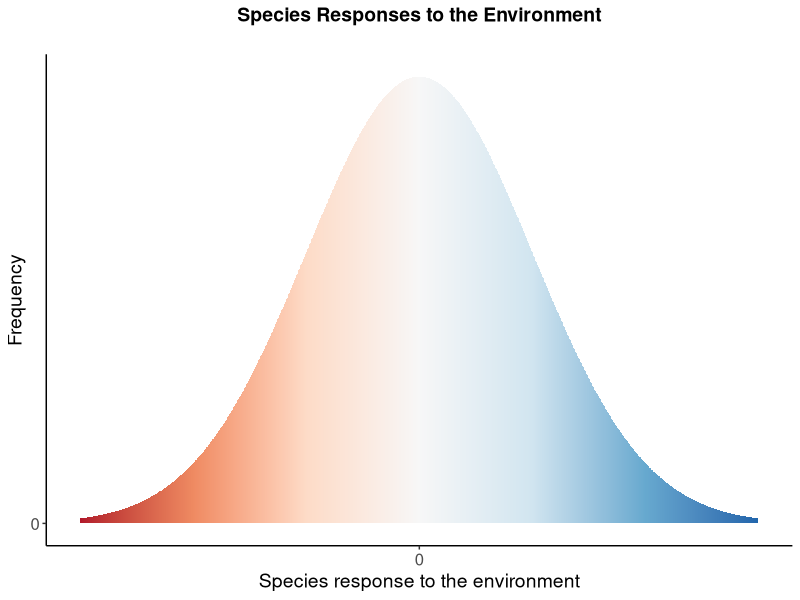
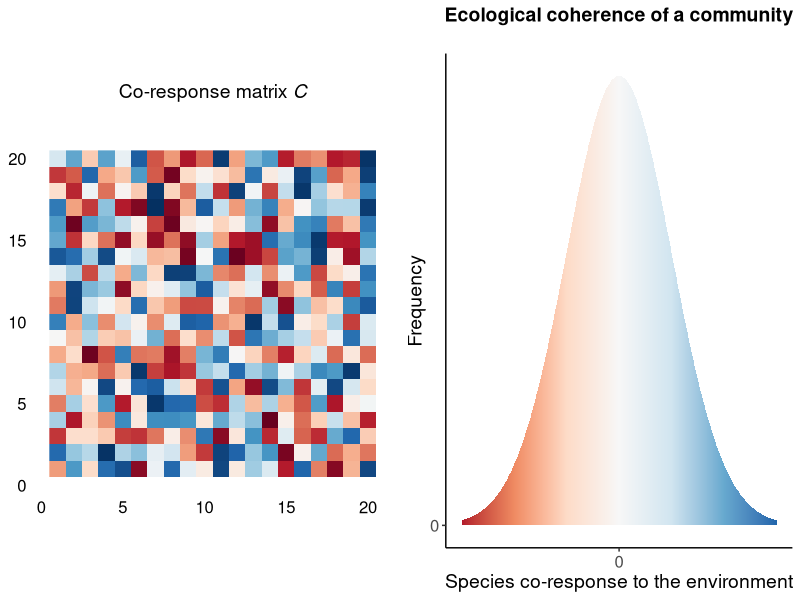
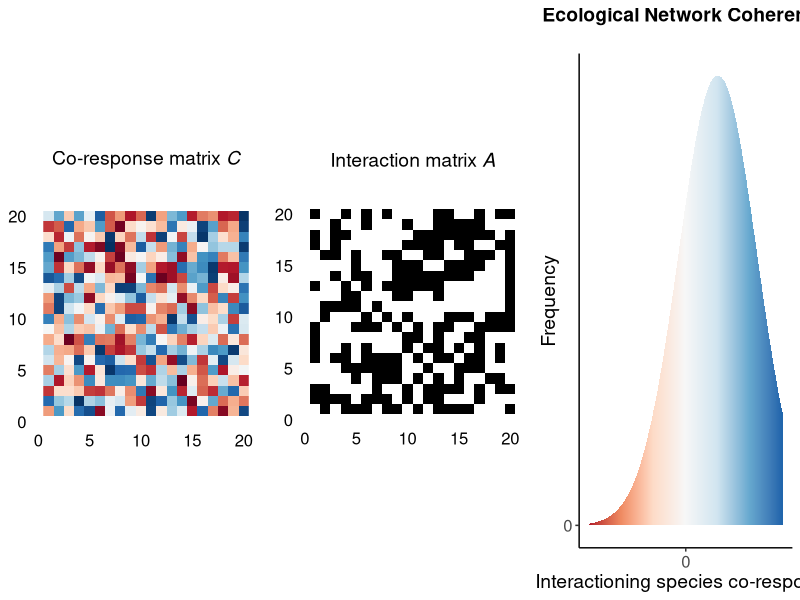
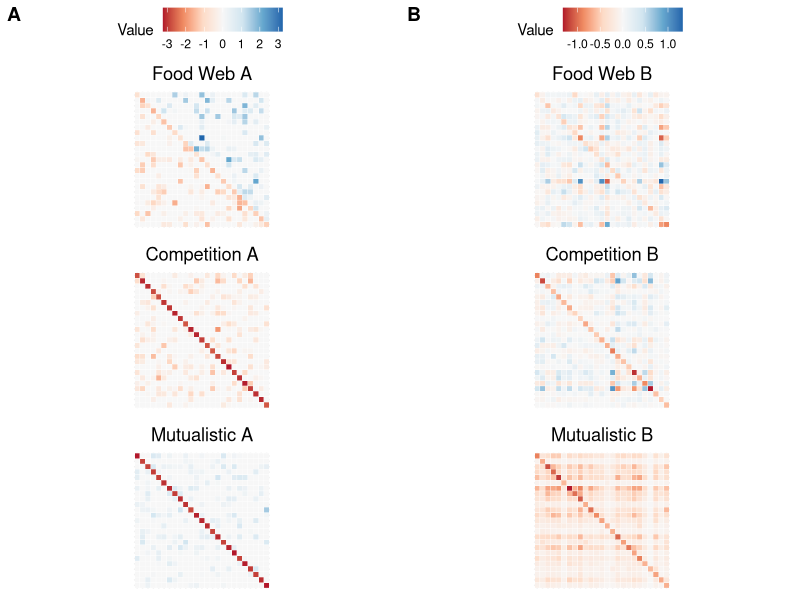
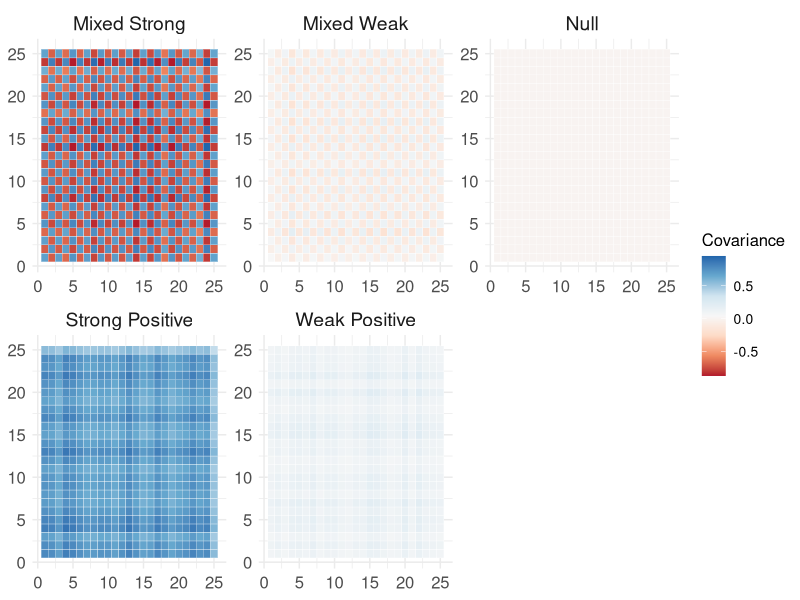
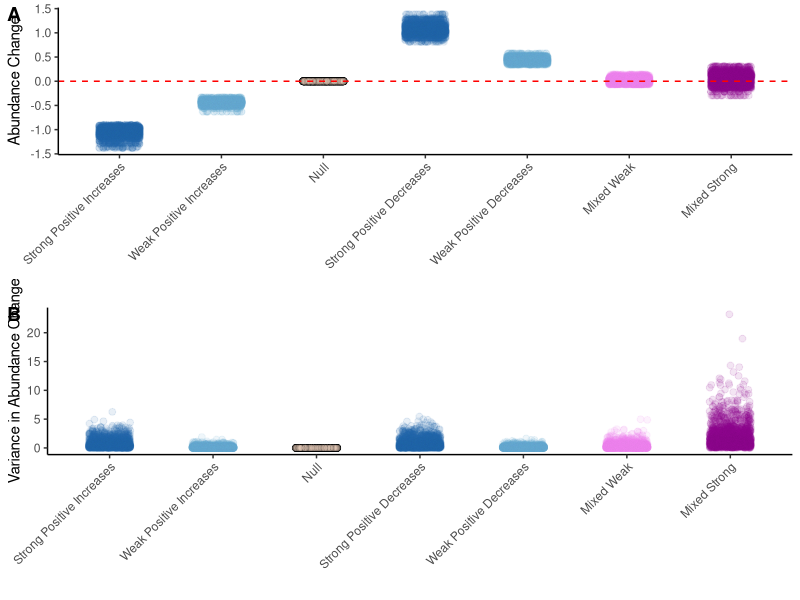

The R source for these figures, in order: (Note: this script raises an error after producing the figures.)
## ---- chunk 1
library(ggplot2)
library(RColorBrewer)
library(ggpubr)
library(MASS)
library(reshape2)
library(dplyr)
library(tidyr)
library(viridis)

my_theme<-theme(axis.text=element_text(size=12),
        axis.title = element_text(size = 14),
        legend.text=element_text(size=10),
        legend.title = element_text(size=12),
        plot.title = element_text(face="bold",size=14,margin=margin(0,0,20,0),hjust = 0.5),
        axis.title.y = element_text(hjust = 0.5),
        axis.title.x = element_text(hjust = 0.5))
## ---- chunk 2

set.seed(123)

data <- data.frame(response = seq(-3, 3, length.out = 1000))
data$frequency <- dnorm(data$response)


plot_distrib_resp <- ggplot(data, aes(x = response, y = frequency, fill = response)) +
  geom_tile(aes(y = frequency / 2, height = frequency, width = 0.01)) +
  scale_fill_distiller(palette = "RdBu", limits = c(-3, 3), direction = 1) +
  labs(x = "Species response to the environment", y = "Frequency", title = "Species Responses to the Environment") +
  theme_classic() +
  xlim(-3, 3) +
  scale_x_continuous(breaks = 0) +
  scale_y_continuous(breaks = c(0, 1)) +
  theme(legend.position = "none",
        plot.title = element_text(hjust = 0.5)) +
  my_theme

plot_distrib_resp

#ggsave("fig1.png", height = 4, width = 5)

## ---- chunk 3

set.seed(123)

matrix_size <- 20
data_matrix <- expand.grid(x = 1:matrix_size, y = 1:matrix_size)
data_matrix$value <- runif(nrow(data_matrix), min = -3, max = 3)

# Plot

palette <- colorRampPalette(brewer.pal(11, "RdBu"))(100)

plot_matrix_c <- ggplot(data_matrix, aes(x = x, y = y, fill = value)) +
  geom_raster() +
  scale_fill_gradientn(colors = palette, limits = c(-3, 3)) +
  labs(x = NULL, y = NULL, title = expression("Co-response matrix"~italic("C"))) +
  theme_classic() +
  theme(
    legend.position = "none",
    axis.text = element_blank(),
    axis.title = element_blank(),
    axis.ticks = element_blank(),  
    axis.line = element_blank(),   
    plot.title = element_text(hjust = 0.5)
  ) +
  coord_fixed()+
  my_theme


plot_coresponses <- ggarrange(plot_matrix_c,
                              plot_distrib_resp + labs(x = "Species co-response to the environment", y = "Frequency", title = "Ecological coherence of a community"),
                              ncol = 2, nrow = 1
                              )

plot_coresponses

#ggsave("fig2.png", height = 4, width = 9)

## ---- chunk 4


# Add probabilities of black (presence) and white (absence) squares to the A matrix based on the values in C

data_matrix$color <- ifelse(data_matrix$value > 0, 
                            sample(c("black", "white"), size = nrow(data_matrix), replace = TRUE, prob = c(0.7, 0.3)),
                            sample(c("black", "white"), size = nrow(data_matrix), replace = TRUE, prob = c(0.3, 0.7)))

# Plot 
plot_matrix_A <- ggplot(data_matrix, aes(x = x, y = y, fill = color)) +
  geom_raster() +
  scale_fill_manual(values = c("black" = "black", "white" = "white")) +
  labs(x = NULL, y = NULL, title = expression("Interaction matrix"~italic("A"))) +
  theme_classic() +
  theme(
    legend.position = "none",
    axis.text = element_blank(),
    axis.title = element_blank(),
    axis.ticks = element_blank(),  # Remove axis ticks
    axis.line = element_blank(),    # Remove axis lines
    plot.title = element_text(hjust = 0.5)
  ) +
  coord_fixed()+
  my_theme



# Define parameters for the new distribution
set.seed(42)  
mean_new <- 1  # Shift the distribution to the right
sd_new <- 1.2  # Change the standard deviation

# Generate new data
data_new <- data.frame(
  response = seq(-3, 3, length.out = 1000),
  frequency = dnorm(seq(-3, 3, length.out = 1000), mean = mean_new, sd = sd_new)
)


plot_distrib_resp <- ggplot(data_new, aes(x = response, y = frequency, fill = response)) +
  geom_tile(aes(y = frequency / 2, height = frequency, width = 0.05)) +  # Adjust width to better visualize the shape
  scale_fill_distiller(palette = "RdBu", limits = c(-3, 3), direction = 1) +
  labs(x = "Interactioning species co-response", y = "Frequency", title = "Ecological Network Coherence") +
  theme_classic() +
  xlim(-3, 3) +
  scale_x_continuous(breaks = 0) +
  scale_y_continuous(breaks = c(0, 1)) +
  theme(legend.position = "none",
        plot.title = element_text(hjust = 0.5))+
  my_theme


plot_ENC <- ggarrange(
  plot_matrix_c,
  plot_matrix_A,
  plot_distrib_resp,
  
  ncol = 3, 
  nrow = 1
)

plot_ENC


#ggsave("fig3.png", height = 4, width = 11)

## ---- chunk 5

# Function to simulate quantitative networks
sim_quantitative_network <- function(Net_type, S, C, aij_params, rho = 0, diag_type) {
  A <- matrix(0, S, S)
  n_pairs <- S * (S - 1) / 2
  B <- runif(n_pairs) <= C
  if (Net_type == "random") {
    A[upper.tri(A)] <- B * rnorm(n_pairs, aij_params[1], aij_params[2])
    A <- t(A)
    A[upper.tri(A)] <- B * rnorm(n_pairs, aij_params[1], aij_params[2])
  } else if (Net_type == "predator-prey") {
    aij <- -abs(rnorm(n_pairs, aij_params[1], aij_params[2]))
    A[upper.tri(A)] <- B * aij
    A <- t(A)
    aij <- abs(rnorm(n_pairs, aij_params[1], aij_params[2]))
    A[upper.tri(A)] <- B * aij
  } else if (Net_type == "competition") {
    aij <- -abs(rnorm(n_pairs * 2, aij_params[1], aij_params[2]))
    A[upper.tri(A)] <- B * aij[1:n_pairs]
    A <- t(A)
    A[upper.tri(A)] <- B * aij[(n_pairs + 1):length(aij)]
  } else if (Net_type == "mutualistic") {
    aij <- abs(rnorm(n_pairs * 2, aij_params[1], aij_params[2]))
    A[upper.tri(A)] <- B * aij[1:n_pairs]
    A <- t(A)
    A[upper.tri(A)] <- B * aij[(n_pairs + 1):length(aij)]
  } else {
    stop("Incorrect network type")
  }
  
  if(diag_type == "zero"){
    diag(A) <- 0
  } else {
    diag(A) <- -(max(Re(eigen(A)$values)) + runif(S, 0.1))
    while (max(Re(eigen(A)$values)) > 0) {
      diag(A) <- -(max(Re(eigen(A)$values)) + runif(S, 0.1))
    }
  }
  
  return(A)
}


# Parameters
S <- 25  # Number of species
C <- 0.3  # Connectivity
aij_params <- c(0, 1)  # Mean and SD for interaction strengths

# Generate matrices
A_foodweb <- sim_quantitative_network("predator-prey", S, C, aij_params, diag_type = "nonzero")
A_competition <- sim_quantitative_network("competition", S, C, aij_params, diag_type = "nonzero")
A_mutualistic <- sim_quantitative_network("mutualistic", S, C, aij_params, diag_type = "nonzero")

# Invert matrices
B_foodweb <- solve(A_foodweb)
B_competition <- solve(A_competition)
B_mutualistic <- solve(A_mutualistic)

# Function to plot matrices
plot_matrix <- function(mat, title) {
  max_val <- max(abs(mat), na.rm = TRUE)
  mat_melt <- as.data.frame(as.table(mat))
  mat_melt$Var1 <- factor(mat_melt$Var1, levels = rev(levels(mat_melt$Var1))) # Reverse the y-axis order
  ggplot(mat_melt, aes(Var2, Var1, fill = Freq)) +
    geom_tile(color = "white") +
    scale_fill_distiller(palette = "RdBu", direction = 1, na.value = "white", limits = c(-max_val, max_val)) +
    labs(x = NULL, y = NULL, fill = "Value", title = title) +
    theme_minimal() +
    theme(axis.text = element_blank(), axis.ticks = element_blank(), plot.title = element_text(hjust = 0.5)) +
    coord_fixed(ratio = 1)  # Ensure the matrix is square
}

# Create plots
p1 <- plot_matrix(A_foodweb, "Food Web A")
p2 <- plot_matrix(B_foodweb, "Food Web B")
p3 <- plot_matrix(A_competition, "Competition A")
p4 <- plot_matrix(B_competition, "Competition B")
p5 <- plot_matrix(A_mutualistic, "Mutualistic A")
p6 <- plot_matrix(B_mutualistic, "Mutualistic B")

pA <- ggarrange(p1,
                p3,
                p5,
                ncol = 1,
                nrow = 3,
                common.legend = TRUE)

pB <- ggarrange(p2,
                p4,
                p6,
                ncol = 1,
                nrow = 3,
                common.legend = TRUE)

# Arrange plots in a grid
ggarrange(pA, pB, ncol = 2, nrow = 1,
          labels = LETTERS[1:2])

#ggsave("fig4.1.png", height = 8, width = 5)

## ---- chunk 6
# Function to test if a matrix contains any negative values
contains_positive_values <- function(mat) {
  any(mat > 0)
}

# Simulate 100 mutualistic networks and test for negative values

positive_values_found <- numeric(length = 1000)

for (i in 1:1000) {
  A <- sim_quantitative_network("mutualistic", S, C, aij_params, diag_type = "nonzero")
  B <- solve(A)
  positive_values_found[i] <- contains_positive_values(B)
}

# Check the results
sum(positive_values_found) # Number of B matrices containing negative values
## ---- chunk 7
# Number of species
S <- 25

# Simulate initial r values (ri)
set.seed(123)
ri <- runif(S, -1, 1)

# Function to generate rf values with positive covariance
generate_rf_positive <- function(ri, mean_change, sd_variation) {
  rf <- ri + rnorm(length(ri), mean_change, sd_variation)
  return(rf)
}

# Mixed (positive and negative)
generate_rf_mixed <- function(ri, mean_change_positive, mean_change_negative, sd_variation) {
  rf <- ri
  for (i in 1:length(ri)) {
    if (i %% 2 == 0) {
      rf[i] <- ri[i] + rnorm(1, mean_change_positive, sd_variation)
    } else {
      rf[i] <- ri[i] + rnorm(1, mean_change_negative, sd_variation)
    }
  }
  return(rf)
}

# Compute the covariance matrix using delta_r vectors
compute_cov_matrix <- function(delta_r_vectors) {
  S <- nrow(delta_r_vectors)
  cov_matrix <- matrix(NA, nrow = S, ncol = S)
  for (i in 1:S) {
    for (j in 1:S) {
      cov_matrix[i, j] <- cov(delta_r_vectors[i, ], delta_r_vectors[j, ])
    }
  }
  return(cov_matrix)
}

# Generate rf values for different scenarios
mean_change_strong <- 1.2
mean_change_weak <- 0.5
sd_variation <- 0.1

# Strong positive
rf_strong_positive <- generate_rf_positive(ri, mean_change_strong, sd_variation)
delta_r_strong_positive <- rf_strong_positive - ri

# Weak positive
rf_weak_positive <- generate_rf_positive(ri, mean_change_weak, sd_variation)
delta_r_weak_positive <- rf_weak_positive - ri

# Mixed weak
mean_change_positive <- 0.5
mean_change_negative <- -0.5
rf_mixed_weak <- generate_rf_mixed(ri, mean_change_positive, mean_change_negative, sd_variation)
delta_r_mixed_weak <- rf_mixed_weak - ri

# Mixed strong
mean_change_positive_strong <- 1.2
mean_change_negative_strong <- -1.2
rf_mixed_strong <- generate_rf_mixed(ri, mean_change_positive_strong, mean_change_negative_strong, sd_variation)
delta_r_mixed_strong <- rf_mixed_strong - ri

# Null (no change)
delta_r_null <- rep(0, S)
delta_r_vectors_null <- cbind(ri, ri)  # No change, so rf = ri

# Create vectors delta_r for each species (each row corresponds to a species)
delta_r_vectors_strong_positive <- cbind(ri, rf_strong_positive)
delta_r_vectors_weak_positive <- cbind(ri, rf_weak_positive)
delta_r_vectors_mixed_weak <- cbind(ri, rf_mixed_weak)
delta_r_vectors_mixed_strong <- cbind(ri, rf_mixed_strong)

# Compute C matrices
cov_matrix_strong_positive <- compute_cov_matrix(delta_r_vectors_strong_positive)
cov_matrix_weak_positive <- compute_cov_matrix(delta_r_vectors_weak_positive)
cov_matrix_mixed_weak <- compute_cov_matrix(delta_r_vectors_mixed_weak)
cov_matrix_mixed_strong <- compute_cov_matrix(delta_r_vectors_mixed_strong)
cov_matrix_null <- matrix(0, nrow = S, ncol = S)  # Null scenario has no change

# Combine all covariance matrices into a list
cov_matrices <- list(
  "Strong Positive" = cov_matrix_strong_positive,
  "Weak Positive" = cov_matrix_weak_positive,
  "Mixed Weak" = cov_matrix_mixed_weak,
  "Mixed Strong" = cov_matrix_mixed_strong,
  "Null" = cov_matrix_null
)

# Prepare the plot data for the example C matrices
prepare_plot_data <- function(cov_matrices) {
  plot_data <- lapply(names(cov_matrices), function(name) {
    matrix <- cov_matrices[[name]]
    df <- melt(matrix)
    df$Scenario <- name
    return(df)
  })
  combined_plot_data <- do.call(rbind, plot_data)
  return(combined_plot_data)
}

# Generate the plot data
plot_data <- prepare_plot_data(cov_matrices)

# Generate the plot
p <- ggplot(plot_data, aes(x = Var1, y = Var2, fill = value)) +
  geom_tile(color = "white") +
  scale_fill_distiller(palette = "RdBu", direction = 1, na.value = "white") +
  labs(
    x = NULL,
    y = NULL,
    fill = "Covariance"
  ) +
  theme_minimal() +
  theme(strip.text = element_text(size = 14)) +
  facet_wrap(~ Scenario, ncol = 3, scales = "free") +
  my_theme

# Display the plot
print(p)

#ggsave("fig5.png", height = 7, width = 10)

## ---- chunk 8
# Number of species
S <- 25

# Simulate initial r values (ri)
set.seed(123)
ri <- runif(S, -1, 1)

# Function to generate rf values with positive covariance
generate_rf_positive <- function(ri, mean_change, sd_variation) {
  rf <- ri + rnorm(length(ri), mean_change, sd_variation)
  return(rf)
}

# Function to generate rf values with Mixed covariance (positive and negative)
generate_rf_mixed <- function(ri, mean_change_positive, mean_change_negative, sd_variation) {
  rf <- ri
  for (i in 1:length(ri)) {
    if (i %% 2 == 0) {
      rf[i] <- ri[i] + rnorm(1, mean_change_positive, sd_variation)
    } else {
      rf[i] <- ri[i] + rnorm(1, mean_change_negative, sd_variation)
    }
  }
  return(rf)
}

# Compute the covariance matrix using delta_r vectors
compute_cov_matrix <- function(delta_r_vectors) {
  S <- nrow(delta_r_vectors)
  cov_matrix <- matrix(NA, nrow = S, ncol = S)
  for (i in 1:S) {
    for (j in 1:S) {
      cov_matrix[i, j] <- cov(delta_r_vectors[i, ], delta_r_vectors[j, ])
    }
  }
  return(cov_matrix)
}

# Simulating scenarios
mean_change_strong <- 1.2
mean_change_weak <- 0.5
mean_change_strong_decrease <- -1.2
mean_change_weak_decrease <- -0.5
sd_variation <- 0.1

# Function to simulate quantitative networks
sim_quantitative_network <- function(Net_type, S, C, aij_params, rho = 0, diag_type) {
  A <- matrix(0, S, S)
  n_pairs <- S * (S - 1) / 2
  B <- runif(n_pairs) <= C
  if (Net_type == "random") {
    A[upper.tri(A)] <- B * rnorm(n_pairs, aij_params[1], aij_params[2])
    A <- t(A)
    A[upper.tri(A)] <- B * rnorm(n_pairs, aij_params[1], aij_params[2])
  } else if (Net_type == "predator-prey") {
    aij <- -abs(rnorm(n_pairs, aij_params[1], aij_params[2]))
    A[upper.tri(A)] <- B * aij
    A <- t(A)
    aij <- abs(rnorm(n_pairs, aij_params[1], aij_params[2]))
    A[upper.tri(A)] <- B * aij
  } else if (Net_type == "competition") {
    aij <- -abs(rnorm(n_pairs * 2, aij_params[1], aij_params[2]))
    A[upper.tri(A)] <- B * aij[1:n_pairs]
    A <- t(A)
    A[upper.tri(A)] <- B * aij[(n_pairs + 1):length(aij)]
  } else if (Net_type == "mutualistic") {
    aij <- abs(rnorm(n_pairs * 2, aij_params[1], aij_params[2]))
    A[upper.tri(A)] <- B * aij[1:n_pairs]
    A <- t(A)
    A[upper.tri(A)] <- B * aij[(n_pairs + 1):length(aij)]
  } else {
    stop("Incorrect network type")
  }
  
  if(diag_type == "zero"){
    diag(A) <- 0
  } else {
    diag(A) <- -(max(Re(eigen(A)$values)) + runif(S, 0.1))
    while (max(Re(eigen(A)$values)) > 0) {
      diag(A) <- -(max(Re(eigen(A)$values)) + runif(S, 0.1))
    }
  }
  
  return(A)
}

# Function to calculate metrics
calculate_metrics <- function(B, cov_delta_r, delta_r) {
  n <- nrow(B)
  
  # Variance of Delta X
  var_delta_X <- numeric(n)
  for (i in 1:n) {
    var_sum <- 0
    for (k in 1:n) {
      for (l in 1:n) {
        var_sum <- var_sum + B[i, k] * B[i, l] * cov_delta_r[k, l]
      }
    }
    var_delta_X[i] <- var_sum
  }
  
  # Compute column sums of B
  col_sums_B <- colSums(B)
  
  # Average of the sum of each column of B
  mean_sum_B <- mean(col_sums_B)
  
  # Mean of delta_r (assuming it is an average of a random distribution)
  mean_delta_r <- mean(delta_r)
  
  # Covariance between sum of each column of B and delta_r
  cov_sum_B_delta_r <- cov(col_sums_B, delta_r)
  
  # Calculate Abundance Change
  abundance_change <- mean_sum_B * mean_delta_r + cov_sum_B_delta_r
  
  return(list(Variance = var_delta_X, Abundance_Change = abundance_change))
}

# Run simulations
run_simulations_with_metrics <- function(num_simulations, Net_type, S, C, aij_params, scenario, mean_change_strong, mean_change_weak, sd_variation) {
  results <- replicate(num_simulations, {
    # Generate new C matrix for each iteration
    if (scenario == "Strong Positive Increases") {
      rf <- generate_rf_positive(ri, mean_change_strong, sd_variation)
    } else if (scenario == "Weak Positive Increases") {
      rf <- generate_rf_positive(ri, mean_change_weak, sd_variation)
    } else if (scenario == "Strong Positive Decreases") {
      rf <- generate_rf_positive(ri, mean_change_strong_decrease, sd_variation)
    } else if (scenario == "Weak Positive Decreases") {
      rf <- generate_rf_positive(ri, mean_change_weak_decrease, sd_variation)
    } else if (scenario == "Null") {
      rf <- ri
    } else if (scenario == "Mixed Weak") {
      rf <- generate_rf_mixed(ri, mean_change_weak, mean_change_weak_decrease, sd_variation)
    } else if (scenario == "Mixed Strong") {
      rf <- generate_rf_mixed(ri, mean_change_strong, mean_change_strong_decrease, sd_variation)
    }
    
    delta_r <- rf - ri
    delta_r_vectors <- cbind(ri, rf)
    cov_matrix <- compute_cov_matrix(delta_r_vectors) # compute C matrix from delta_r vectors
    
    interaction_matrix <- sim_quantitative_network(Net_type, S, C, aij_params, diag_type = "nonzero")
    inverse_matrix <- solve(interaction_matrix)
    if (is.null(inverse_matrix)) {
      return(list(Variance = rep(NA, S), Abundance_Change = NA))
    }
    
    metrics <- calculate_metrics(inverse_matrix, cov_matrix, delta_r)
    list(metrics = metrics, A_matrix = interaction_matrix, B_matrix = inverse_matrix, C_matrix = cov_matrix)
  }, simplify = FALSE)
  
  list(results = lapply(results, function(res) res$metrics), 
       A_matrices = lapply(results, function(res) res$A_matrix), 
       B_matrices = lapply(results, function(res) res$B_matrix), 
       C_matrices = lapply(results, function(res) res$C_matrix))
}

# Generate results for each scenario
Net_type <- "competition"
C <- 0.2
aij_params <- c(0, 0.1)
num_simulations <- 100

scenarios <- c("Strong Positive Increases", "Weak Positive Increases", "Strong Positive Decreases", "Weak Positive Decreases", "Null", "Mixed Weak", "Mixed Strong")

simulation_results_with_metrics <- lapply(scenarios, function(scenario) {
  run_simulations_with_metrics(num_simulations, Net_type, S, C, aij_params, scenario, mean_change_strong, mean_change_weak, sd_variation)
})


# Prepare the matrices data
prepare_matrices_data <- function(simulation_results) {
  df_list_matrices <- lapply(names(simulation_results), function(scenario) {
    A_matrices <- simulation_results[[scenario]]$A_matrices
    B_matrices <- simulation_results[[scenario]]$B_matrices
    C_matrices <- simulation_results[[scenario]]$C_matrices
    df <- data.frame(
      Scenario = rep(scenario, length(A_matrices)),
      A_matrix = I(A_matrices),
      B_matrix = I(B_matrices),
      C_matrix = I(C_matrices)
    )
    return(df)
  })
  combined_df_matrices <- bind_rows(df_list_matrices)
  return(combined_df_matrices)
}

# Prepare the matrices data
combined_matrices_data <- prepare_matrices_data(setNames(simulation_results_with_metrics, scenarios))


##########################################################


# Prepare the data for plotting
prepare_combined_plot_data <- function(simulation_results) {
  df_list_var <- lapply(names(simulation_results), function(scenario) {
    data <- simulation_results[[scenario]]$results
    df <- data.frame(
      Scenario = scenario,
      Variance = unlist(lapply(data, function(res) res$Variance)),
      Abundance_Change = unlist(lapply(data, function(res) res$Abundance_Change))
    )
    return(df)
  })
  combined_df_var <- bind_rows(df_list_var)
  combined_df_var <- combined_df_var %>% filter(!is.na(Variance) & !is.na(Abundance_Change))
  
  return(combined_df_var)
}

# Prepare the data
combined_plot_data <- prepare_combined_plot_data(setNames(simulation_results_with_metrics, scenarios))


# Plot results
scenario_order <- c(
  "Strong Positive Increases",
  "Weak Positive Increases",
  "Null",
  "Strong Positive Decreases",
  "Weak Positive Decreases",
  "Mixed Weak",
  "Mixed Strong"
)

combined_plot_data$Scenario <- factor(combined_plot_data$Scenario, levels = scenario_order)

# Define color palette based on RdBu
color_palette <- scales::brewer_pal(palette = "RdBu", direction = -1)(7)
mixed_weak_color <- "violet"
mixed_strong_color <- "magenta4"

# Define scenario colors
scenario_colors <- setNames(c(color_palette[1], color_palette[2], color_palette[5], color_palette[1], color_palette[2], mixed_weak_color, mixed_strong_color), scenario_order)

# Plot abundance change
p1 <- ggplot(combined_plot_data, aes(x = Scenario, y = Abundance_Change, fill = Scenario)) +
  geom_jitter(width = 0.2, alpha = 0.1, shape = 21, size = 2, aes(color = Scenario)) +
  scale_fill_manual(values = scenario_colors) +
  scale_color_manual(values = c(setNames(ifelse(scenario_order == "Null", "black", scenario_colors), scenario_order), "black")) +
  geom_hline(yintercept = 0, linetype = "dashed", color = "red") +
  labs(x = " ", y = "Abundance Change") +
  theme_classic() +
  theme(axis.text.x = element_text(angle = 45, hjust = 1), legend.position = "none")

# Plot variance in abundance change
p2 <- ggplot(combined_plot_data, aes(x = Scenario, y = Variance, fill = Scenario)) +
  geom_jitter(width = 0.2, alpha = 0.1, shape = 21, size = 2, aes(color = Scenario)) +
  scale_fill_manual(values = scenario_colors) +
  scale_color_manual(values = c(setNames(ifelse(scenario_order == "Null", "black", scenario_colors), scenario_order), "black")) +
  labs(x = " ", y = "Variance in Abundance Change") +
  theme_classic() +
  theme(axis.text.x = element_text(angle = 45, hjust = 1), legend.position = "none")

# Display plots
ggarrange(p1, p2, nrow = 2, ncol = 1, labels = LETTERS[1:2])


#ggsave("fig6.png", height = 8, width = 11)


## ---- chunk 9
# Sample one A and C matrix from each scenario
sample_matrices <- combined_matrices_data %>%
  group_by(Scenario) %>%
  sample_n(1)

# Convert A matrix to binary matrix
convert_to_binary_matrix <- function(A_matrix) {
  binary_A_matrix <- A_matrix
  binary_A_matrix[binary_A_matrix > 0] <- 1
  binary_A_matrix[binary_A_matrix < 0] <- 1
  return(binary_A_matrix)
}

# Calculate ENC pattern by element-wise multiplication of binary A and C matrices
calculate_enc_pattern <- function(A_matrix, C_matrix) {
  binary_A_matrix <- convert_to_binary_matrix(A_matrix)
  ENC_matrix <- binary_A_matrix * C_matrix
  return(ENC_matrix)
}

# Initialize an empty list for ENC_matrix
sample_matrices$ENC_matrix <- vector("list", nrow(sample_matrices))

# Calculate ENC_matrix for each row
for (i in 1:nrow(sample_matrices)) {
  sample_matrices$ENC_matrix[[i]] <- calculate_enc_pattern(sample_matrices$A_matrix[[i]], sample_matrices$C_matrix[[i]])
}

# Find overall min and max ENC values across all scenarios
all_enc_values <- unlist(lapply(sample_matrices$ENC_matrix, function(mat) mat[sample_matrices$A_matrix[[1]] != 0]))
min_enc <- min(all_enc_values, na.rm = TRUE)
max_enc <- max(all_enc_values, na.rm = TRUE)

# Create a list to store plots
plots <- list()

# Loop through each scenario and create the plot
for (i in 1:nrow(sample_matrices)) {
  # Sample ENC matrix
  enc_matrix <- sample_matrices$ENC_matrix[[i]]
  
  # Corresponding A matrix
  a_matrix <- sample_matrices$A_matrix[[i]]
  
  # Convert the matrices to dataframes
  enc_matrix_df <- as.data.frame(enc_matrix)
  a_matrix_df <- as.data.frame(a_matrix)
  
  # Set ENC values to NA where A matrix has value 0
  enc_matrix_df[a_matrix_df == 0] <- NA
  
  # Melt the dataframe to long format
  enc_matrix_melt <- enc_matrix_df %>%
    rownames_to_column(var = "Var1") %>%
    gather(key = "Var2", value = "value", -Var1) %>%
    drop_na(value)
  
  # Create the plot
  p <- ggplot(enc_matrix_melt, aes(x = value)) +
    geom_histogram(aes(fill = ..x..), bins = 30, alpha = 0.7) +
    scale_fill_distiller(palette = "RdBu", direction = 1) +
    scale_x_continuous(limits = c(min_enc, max_enc)) +
    labs(x = "co-response", y = "Frequency", title = paste("ENC for", sample_matrices$Scenario[i])) +
    theme_classic() +
    theme(legend.position = "bottom", legend.title = element_blank(),
          plot.title = element_text(hjust = 0.5))+
    my_theme
  
  # Add the plot to the list
  plots[[i]] <- p
}


ggarrange(plots[[5]],
          plots[[7]],
          plots[[3]],
          plots[[4]],
          plots[[6]],
          plots[[2]],
          plots[[1]],
          ncol = 3,
          nrow = 3,
          common.legend = TRUE)

#ggsave("figure8.png", height = 13, width = 9)

## ---- chunk 10


# Define a grid for influence and response
influence <- seq(-2, 2, length.out = 100)
response <- seq(-2, 2, length.out = 100)

# Create a dataframe with all combinations of influence and response
grid <- expand.grid(influence = influence, response = response)

# Compute the covariance contribution for each combination
grid$covariance <- grid$influence * grid$response

# Create the plot
ggplot(grid, aes(x = influence, y = response, fill = covariance)) +
  geom_tile() +
  scale_fill_gradient2(low = "blue", high = "red", mid = "white", midpoint = 0, 
                       limit = c(-4, 4), space = "Lab", 
                       name = "Covariance\nContribution") +
  geom_vline(xintercept = 0, linetype = "dashed", color = "black") +
  geom_hline(yintercept = 0, linetype = "dashed", color = "black") +
  annotate("text", x = 1.5, y = 1.5, label = "(+,+)", size = 6, color = "black") +
  annotate("text", x = -1.5, y = 1.5, label = "(-,+)", size = 6, color = "black") +
  annotate("text", x = -1.5, y = -1.5, label = "(-,-)", size = 6, color = "black") +
  annotate("text", x = 1.5, y = -1.5, label = "(+,-)", size = 6, color = "black") +
  labs(x = "Influence", y = "Response", title = "Influence vs Response with Covariance Contribution") +
  theme_minimal()

## ---- chunk 11

# Parameters
S <- 20  # Number of species
C <- 0.3  # Connectivity
aij_params <- c(0, 1)  # Mean and SD for interaction strengths
net_type <- "random"  # Type of network

# Simulate the interaction matrix A
A <- sim_quantitative_network(net_type, S, C, aij_params, diag_type = "nonzero")

# Compute the inverse matrix B
B <- solve(A)

# Generate a random response vector Delta_r
Delta_r <- rnorm(S, 0, 1)

# Compute the influence and response for plotting
influence <- rowSums(B)  # Sum of rows in B
response <- Delta_r  # Response vector

# Scale the influence and response to fall within [-2, 2]
scale_to_range <- function(x, new_min = -2, new_max = 2) {
  old_min <- min(x)
  old_max <- max(x)
  (x - old_min) / (old_max - old_min) * (new_max - new_min) + new_min
}

influence <- scale_to_range(influence)
response <- scale_to_range(response)

# Generate a grid for the underlying color field
x <- seq(-2, 2, length.out = 100)
y <- seq(-2, 2, length.out = 100)
grid <- expand.grid(influence = x, response = y)
grid$covariance <- grid$influence * grid$response  # Covariance contribution

# Convert real network data to a data frame
real_data <- data.frame(influence = influence, response = response)

# Create the plot
ggplot(grid, aes(x = influence, y = response, fill = covariance)) +
  geom_tile() +
  scale_fill_gradient2(low = "blue", high = "red", midpoint = 0, 
                       limit = c(-4, 4), space = "Lab", 
                       name = expression(paste("Covariance\nContribution\nto", bar(Delta), "X"))) +
  geom_vline(xintercept = 0, linetype = "dashed", color = "black") +
  geom_hline(yintercept = 0, linetype = "dashed", color = "black") +
  annotate("text", x = 1.5, y = 1.5, label = "(+,+)", size = 6, color = "black") +
  annotate("text", x = -1.5, y = 1.5, label = "(-,+)", size = 6, color = "black") +
  annotate("text", x = -1.5, y = -1.5, label = "(-,-)", size = 6, color = "black") +
  geom_point(data = real_data, aes(x = influence, y = response), color = "black", size = 2, inherit.aes = FALSE) +
  annotate("text", x = 1.5, y = -1.5, label = "(+,-)", size = 6, color = "black") +
  labs(x = "Influence", y = "Response", title = "Influence vs Response with Covariance Contribution") +
  theme_minimal() +
  theme(plot.title = element_text(hjust = 0.5))



